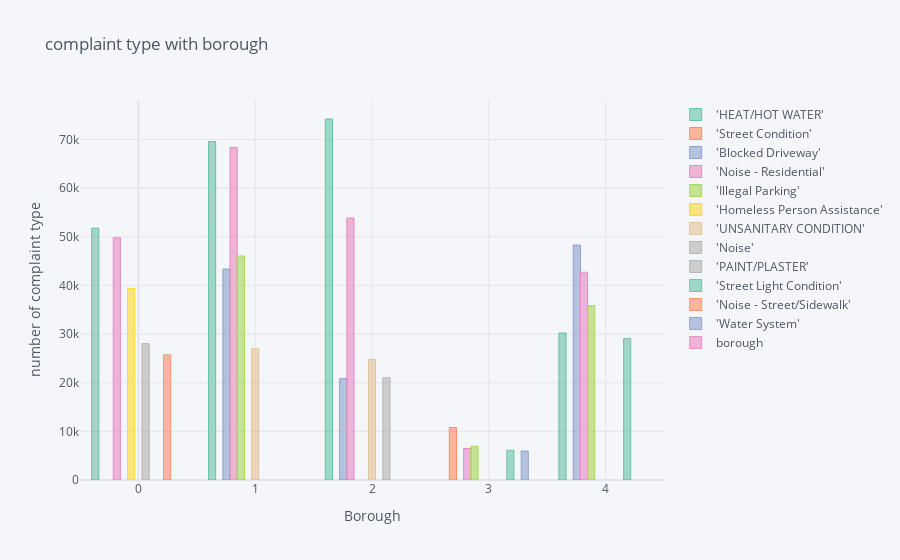

Write notebook code for a chart like this one.
### Code cell
print("2016 summary")
data_2016 = pd.read_csv('2016_result.csv')
data_2016 = data_2016[['borough', '1', '2', '3', '4', '5']]
new_df = final_df(data_2016)
new_df.iplot(kind='bar', xTitle='Borough',    yTitle='number of complaint type',    title='complaint type with borough', colorscale='set2')

### Figure 1 — Plotly figure (JSON) as saved in the notebook; plotly's stock layout.template omitted (floating-point values rounded to 4 significant figures)
{"data": [{"marker": {"color": "rgba(102, 194, 165, 0.6)", "line": {"color": "rgba(102, 194, 165, 1.0)", "width": 1}}, "name": "'HEAT/HOT WATER'", "orientation": "v", "text": "", "type": "bar", "x": [0, 1, 2, 3, 4], "y": [" 51771", " 69572", " 74201", "", " 30218"]}, {"marker": {"color": "rgba(252, 141, 98, 0.6)", "line": {"color": "rgba(252, 141, 98, 1.0)", "width": 1}}, "name": "'Street Condition'", "orientation": "v", "text": "", "type": "bar", "x": [0, 1, 2, 3, 4], "y": ["", "", "", " 10773", ""]}, {"marker": {"color": "rgba(141, 160, 203, 0.6)", "line": {"color": "rgba(141, 160, 203, 1.0)", "width": 1}}, "name": "'Blocked Driveway'", "orientation": "v", "text": "", "type": "bar", "x": [0, 1, 2, 3, 4], "y": ["", " 43346", " 20847", "", " 48289"]}, {"marker": {"color": "rgba(231, 138, 195, 0.6)", "line": {"color": "rgba(231, 138, 195, 1.0)", "width": 1}}, "name": "'Noise - Residential'", "orientation": "v", "text": "", "type": "bar", "x": [0, 1, 2, 3, 4], "y": [" 49805", " 68381", " 53848", " 6483", " 42702"]}, {"marker": {"color": "rgba(166, 216, 84, 0.6)", "line": {"color": "rgba(166, 216, 84, 1.0)", "width": 1}}, "name": "'Illegal Parking'", "orientation": "v", "text": "", "type": "bar", "x": [0, 1, 2, 3, 4], "y": ["", " 46028", "", " 6919", " 35842"]}, {"marker": {"color": "rgba(255, 217, 47, 0.6)", "line": {"color": "rgba(255, 217, 47, 1.0)", "width": 1}}, "name": "'Homeless Person Assistance'", "orientation": "v", "text": "", "type": "bar", "x": [0, 1, 2, 3, 4], "y": [" 39365", "", "", "", ""]}, {"marker": {"color": "rgba(229, 196, 148, 0.6)", "line": {"color": "rgba(229, 196, 148, 1.0)", "width": 1}}, "name": "'UNSANITARY CONDITION'", "orientation": "v", "text": "", "type": "bar", "x": [0, 1, 2, 3, 4], "y": ["", " 26991", " 24785", "", ""]}, {"marker": {"color": "rgba(179, 179, 179, 0.6)", "line": {"color": "rgba(179, 179, 179, 1.0)", "width": 1}}, "name": "'Noise'", "orientation": "v", "text": "", "type": "bar", "x": [0, 1, 2, 3, 4], "y": [" 28016", "", "", "", ""]}, {"marker": {"color": "rgba(179, 179, 179, 0.6)", "line": {"color": "rgba(179, 179, 179, 0.8999999999999999)", "width": 1}}, "name": "'PAINT/PLASTER'", "orientation": "v", "text": "", "type": "bar", "x": [0, 1, 2, 3, 4], "y": ["", "", " 21022", "", ""]}, {"marker": {"color": "rgba(102, 194, 165, 0.6)", "line": {"color": "rgba(102, 194, 165, 0.8999999999999999)", "width": 1}}, "name": "'Street Light Condition'", "orientation": "v", "text": "", "type": "bar", "x": [0, 1, 2, 3, 4], "y": ["", "", "", " 6111", " 29091"]}, {"marker": {"color": "rgba(252, 141, 98, 0.6)", "line": {"color": "rgba(252, 141, 98, 0.8999999999999999)", "width": 1}}, "name": "'Noise - Street/Sidewalk'", "orientation": "v", "text": "", "type": "bar", "x": [0, 1, 2, 3, 4], "y": [" 25720", "", "", "", ""]}, {"marker": {"color": "rgba(141, 160, 203, 0.6)", "line": {"color": "rgba(141, 160, 203, 0.8999999999999999)", "width": 1}}, "name": "'Water System'", "orientation": "v", "text": "", "type": "bar", "x": [0, 1, 2, 3, 4], "y": ["", "", "", " 5957", ""]}, {"marker": {"color": "rgba(231, 138, 195, 0.6)", "line": {"color": "rgba(231, 138, 195, 0.8999999999999999)", "width": 1}}, "name": "borough", "orientation": "v", "text": "", "type": "bar", "x": [0, 1, 2, 3, 4], "y": ["MANHATTAN", "BROOKLYN", "BRONX", "STATEN ISLAND", "QUEENS"]}], "layout": {"legend": {"bgcolor": "#F5F6F9", "font": {"color": "#4D5663"}}, "paper_bgcolor": "#F5F6F9", "plot_bgcolor": "#F5F6F9", "title": {"font": {"color": "#4D5663"}, "text": "complaint type with borough"}, "xaxis": {"gridcolor": "#E1E5ED", "showgrid": true, "tickfont": {"color": "#4D5663"}, "title": {"font": {"color": "#4D5663"}, "text": "Borough"}, "zerolinecolor": "#E1E5ED"}, "yaxis": {"gridcolor": "#E1E5ED", "showgrid": true, "tickfont": {"color": "#4D5663"}, "title": {"font": {"color": "#4D5663"}, "text": "number of complaint type"}, "zerolinecolor": "#E1E5ED"}}}
